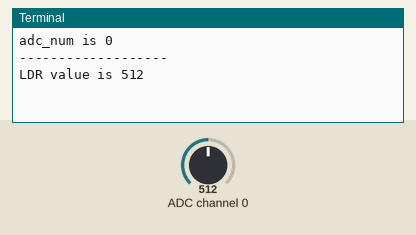
The program below on a simulated Raspberry Pi (BCM pin numbers). Parts: the last lines printed to the terminal. The test bench sets the inputs (shaded band); at power-on: ADC channel 0 = 512 (analog values on the 0–1023 scale).

Above: at 1.2 s.
1.3 s: ADC channel 0 set to 716
At 2.9 s:
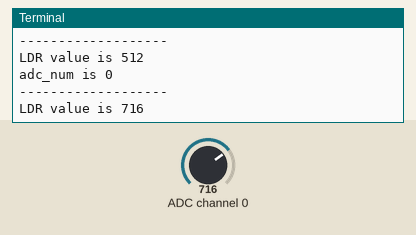
4.0 s: ADC channel 0 set to 900
At 4.4 s:
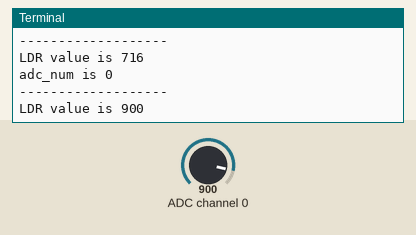
Timing chart, 0 to 7.0 s (numbered marks = the images above; inputs shaded):
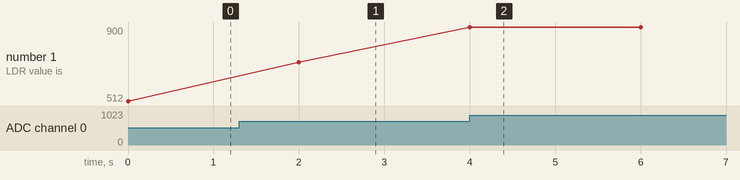

The program:

LDR2.py
```python
import spidev
import time

def readadc(adc_num):
    print('adc_num is', adc_num)
    if adc_num > 7 or adc_num < 0:
        return -1
    global spi
    r = spi.xfer2([1, 8 + adc_num << 4, 0])
    data = ((r[1] & 3) << 8) + r[2]
    return data

if __name__ == '__main__':
    # Global Variable
    delay = 2
    LDR_channel = 0

    spi = spidev.SpiDev()
    spi.open(0, 0)
    spi.max_speed_hz = 1000000

    while True:
        LDR_value = readadc(LDR_channel)
        print('-------------------')
        print("LDR value is",LDR_value)
        time.sleep(delay)
```

Measured:
- after the input at 1.3 s, the terminal: prints a new line after 0.70 s (image 1)
- after the input at 4.0 s, the terminal: prints a new line at once (image 2)
- plotted number 1: 512 → 716 after the input at 1.3 s, 716 → 900 after the input at 4.0 s
